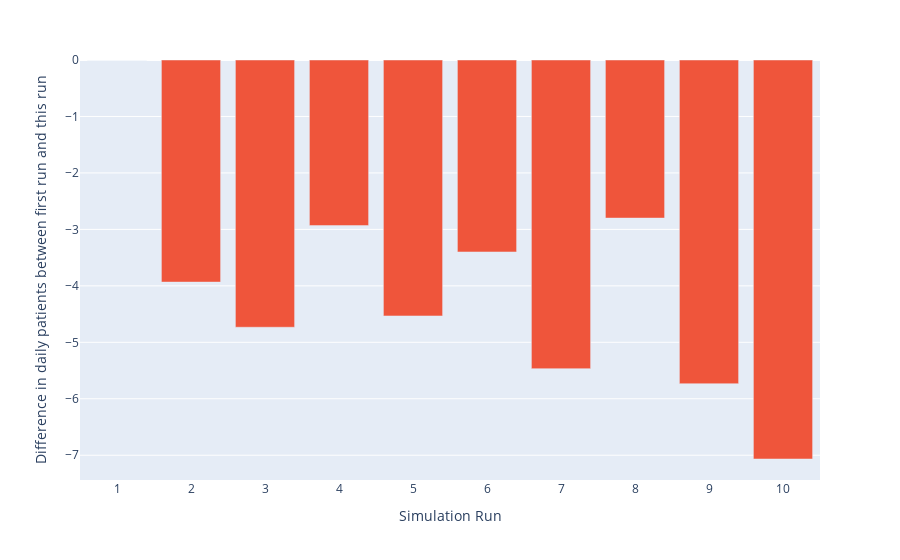

Source (notebook cell):
### Markdown cell above
## Difference between average daily patients generated across simulation runs

The graph below shows the variation in the number of patients generated per day (on average) in a single simulation run. 
This can help us understand how much variation we get between model runs when we don't change parameters, only the random seed.

The height of each bar is relative to the **first** simulation run. 

A bar that is **positive** shows that **more** patients were generated on average per day in that simulation than in the first simulation.

A bar that is **negative** shows that **fewer* patients were generated on average per day in that simulation than in the first simulation.

### Code cell
results['00a_arrivals_difference'] = ((results[['00_arrivals']].iloc[0]['00_arrivals'].astype(int))/run_time_days.value) - (results['00_arrivals']/run_time_days.value) 

results["colour_00a"] = np.where(results['00a_arrivals_difference']<0, 'neg', 'pos')
# st.write(results)

run_diff_bar_fig = px.bar(results.reset_index(drop=False), 
                            x="rep", y='00a_arrivals_difference',
                            color="colour_00a")

run_diff_bar_fig.update_layout(
    yaxis_title="Difference in daily patients between first run and this run",
    xaxis_title="Simulation Run")


run_diff_bar_fig.layout.update(showlegend=False)
run_diff_bar_fig.update_xaxes(tick0=1, dtick=1)


run_diff_bar_fig

### Figure 1 — Plotly figure (JSON) as saved in the notebook; plotly's stock layout.template omitted (floating-point values rounded to 4 significant figures)
{"data": [{"alignmentgroup": "True", "hovertemplate": "colour_00a=pos<br>rep=%{x}<br>00a_arrivals_difference=%{y}<extra></extra>", "legendgroup": "pos", "marker": {"color": "#636efa", "pattern": {"shape": ""}}, "name": "pos", "offsetgroup": "pos", "orientation": "v", "showlegend": true, "textposition": "auto", "type": "bar", "x": [1], "xaxis": "x", "y": [0], "yaxis": "y"}, {"alignmentgroup": "True", "hovertemplate": "colour_00a=neg<br>rep=%{x}<br>00a_arrivals_difference=%{y}<extra></extra>", "legendgroup": "neg", "marker": {"color": "#EF553B", "pattern": {"shape": ""}}, "name": "neg", "offsetgroup": "neg", "orientation": "v", "showlegend": true, "textposition": "auto", "type": "bar", "x": [2, 3, 4, 5, 6, 7, 8, 9, 10], "xaxis": "x", "y": [-3.933, -4.733, -2.933, -4.533, -3.4, -5.467, -2.8, -5.733, -7.067], "yaxis": "y"}], "layout": {"barmode": "relative", "legend": {"title": {"text": "colour_00a"}, "tracegroupgap": 0}, "margin": {"t": 60}, "showlegend": false, "xaxis": {"anchor": "y", "domain": [0, 1], "dtick": 1, "tick0": 1, "title": {"text": "Simulation Run"}}, "yaxis": {"anchor": "x", "domain": [0, 1], "title": {"text": "Difference in daily patients between first run and this run"}}}}
